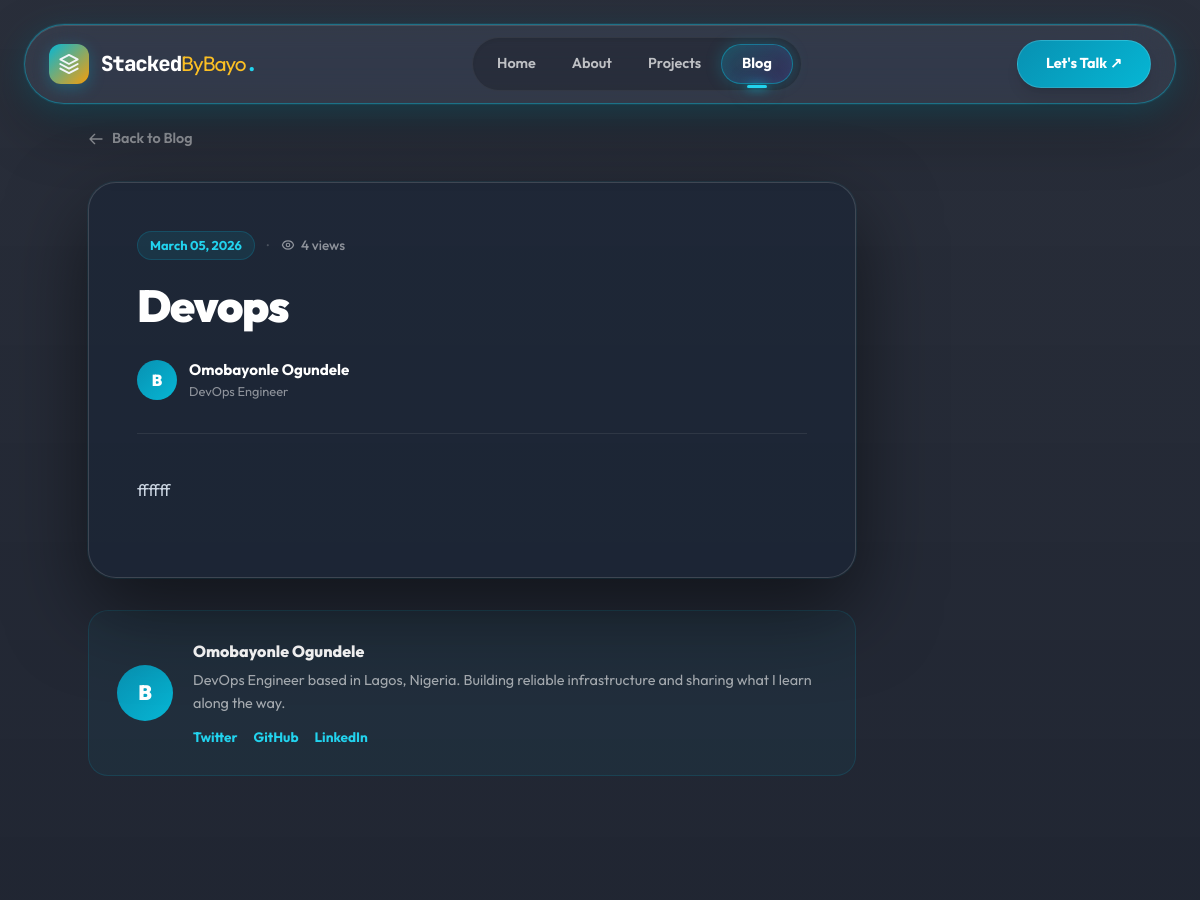
Page /blog/3 (upper part) on the earlier database version.
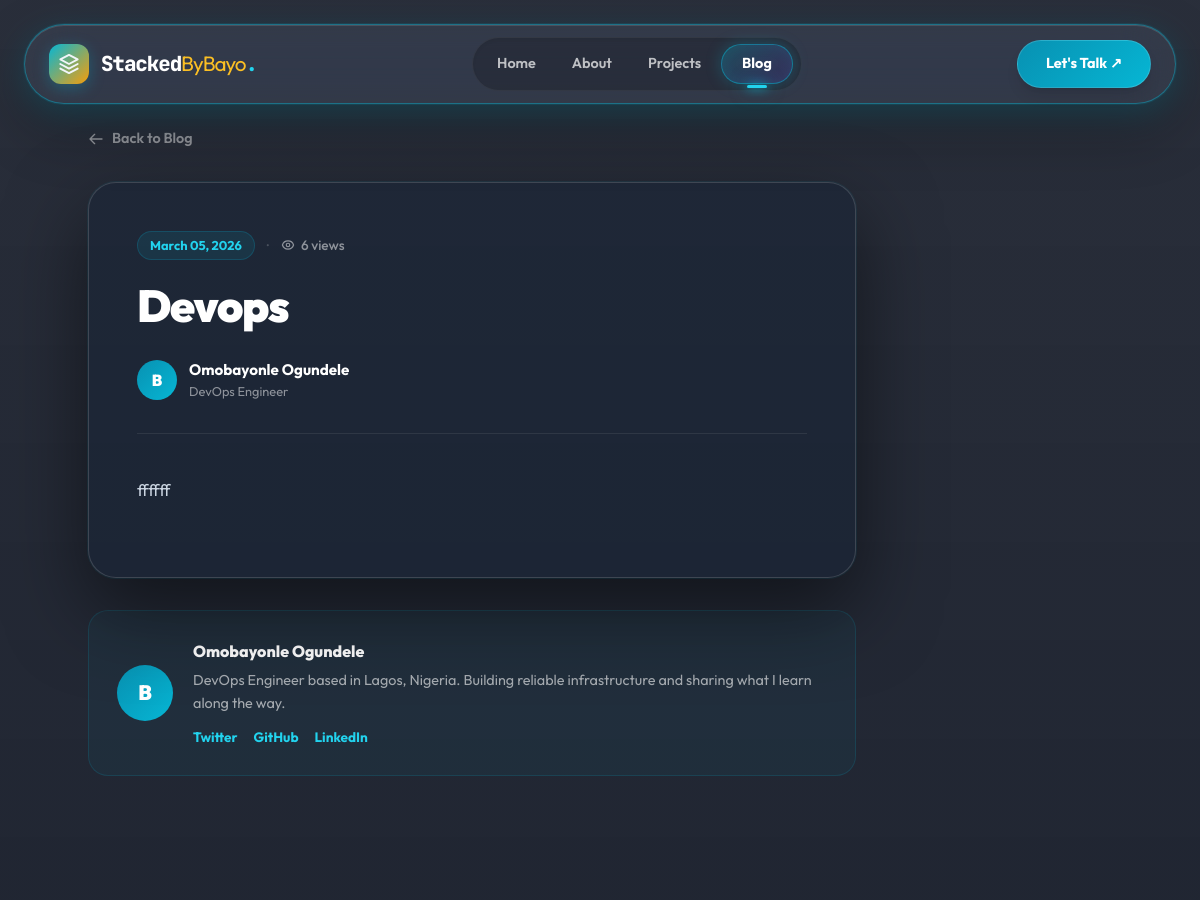
Same page on the later database version.
### app/models.py (models this page shows)
class Post(db.Model):
    id = db.Column(db.Integer, primary_key=True)
    title = db.Column(db.String(200), nullable=False)
    body = db.Column(db.Text, nullable=False)
    created_at = db.Column(db.DateTime, default=datetime.utcnow)
    views = db.Column(db.Integer, default=0)
    comments = db.relationship('Comment', backref='post', lazy=True)

### app/__init__.py (the view, shortened to what this page needs)
    @app.route("/blog/<int:post_id>", methods=["GET", "POST"])
    def post(post_id):
        post = Post.query.get_or_404(post_id)
        comments = Comment.query.filter_by(post_id=post_id, approved=True).order_by(Comment.created_at.desc()).all()
        post.views = (post.views or 0) + 1
        db.session.commit()
        post_body = md.markdown(post.body, extensions=['fenced_code', 'codehilite', 'tables', 'nl2br'])
        return render_template("post.html", post=post, comments=comments, post_body=post_body)

### app/templates/post.html (shortened to what the changed rows need)
{% extends "base.html" %}
{% block content %}
<div style="padding: 0 16px 60px;">
  <div class="max-w-3xl" id="post-layout-col" style="margin-left: clamp(8px, 6vw, 120px);">
    <div class="post-reading-area">
        <div style="padding: 48px 48px 0;" id="post-header-pad">
            <div style="display:flex;align-items:center;gap:12px;margin-bottom:20px;flex-wrap:wrap;">
                <span style="font-size:0.8rem;font-weight:700;color:var(--cyan-light);background:rgba(6,182,212,0.1);border:1px solid rgba(6,182,212,0.2);padding:4px 12px;border-radius:100px;">{{ post.created_at.strftime('%B %d, %Y') }}</span>
                <span style="color:rgba(255,255,255,0.2);">·</span>
                <span style="display:flex;align-items:center;gap:6px;font-size:0.85rem;color:rgba(255,255,255,0.5);font-weight:500;">
                    {{ post.views or 0 }} views
                </span>
            </div>
            <h1 style="font-size:clamp(1.8rem,4vw,2.8rem);font-weight:900;color:#fff;line-height:1.15;margin-bottom:28px;letter-spacing:-0.03em;white-space:normal !important;overflow-wrap:break-word !important;word-break:break-word !important;">{{ post.title }}</h1>
            <div style="display:flex;align-items:center;gap:12px;padding-bottom:32px;border-bottom:1px solid rgba(255,255,255,0.08);">
                <div style="width:40px;height:40px;border-radius:50%;background:linear-gradient(135deg,#0891b2,#06b6d4);display:flex;align-items:center;justify-content:center;font-size:1rem;font-weight:900;color:#fff;flex-shrink:0;">B</div>
                <div>
                </div>
            </div>
        </div>
        <div style="padding: 40px 48px 48px;" id="post-body-pad">
            <div class="prose-content">
                {{ post_body | safe }}
            </div>
        </div>
    </div>
  </div>
</div>
{% endblock %}

Differences in the rows shown:
changed Post "Devops": views "4" → "6"
